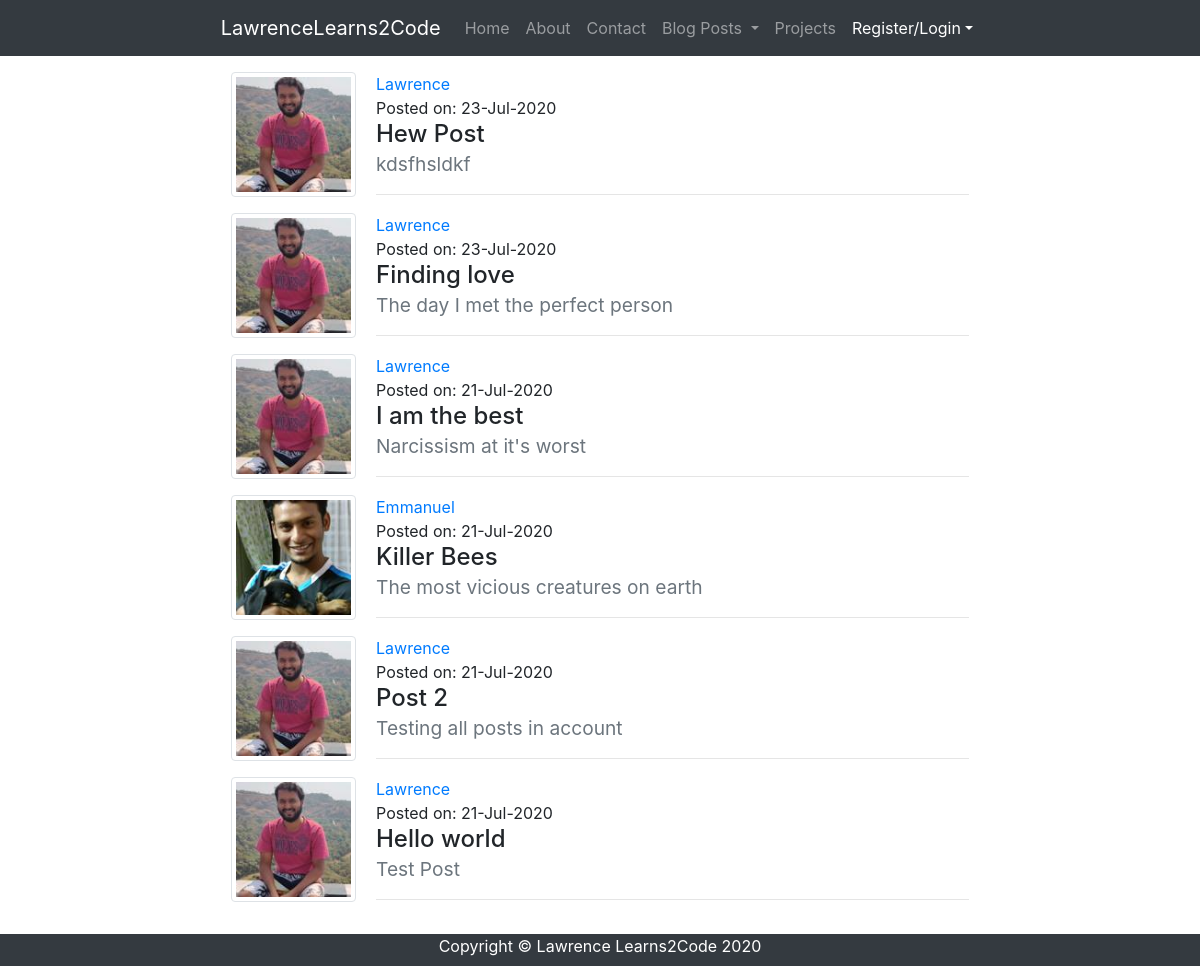
/blog/, run on an earlier commit of the app's database.
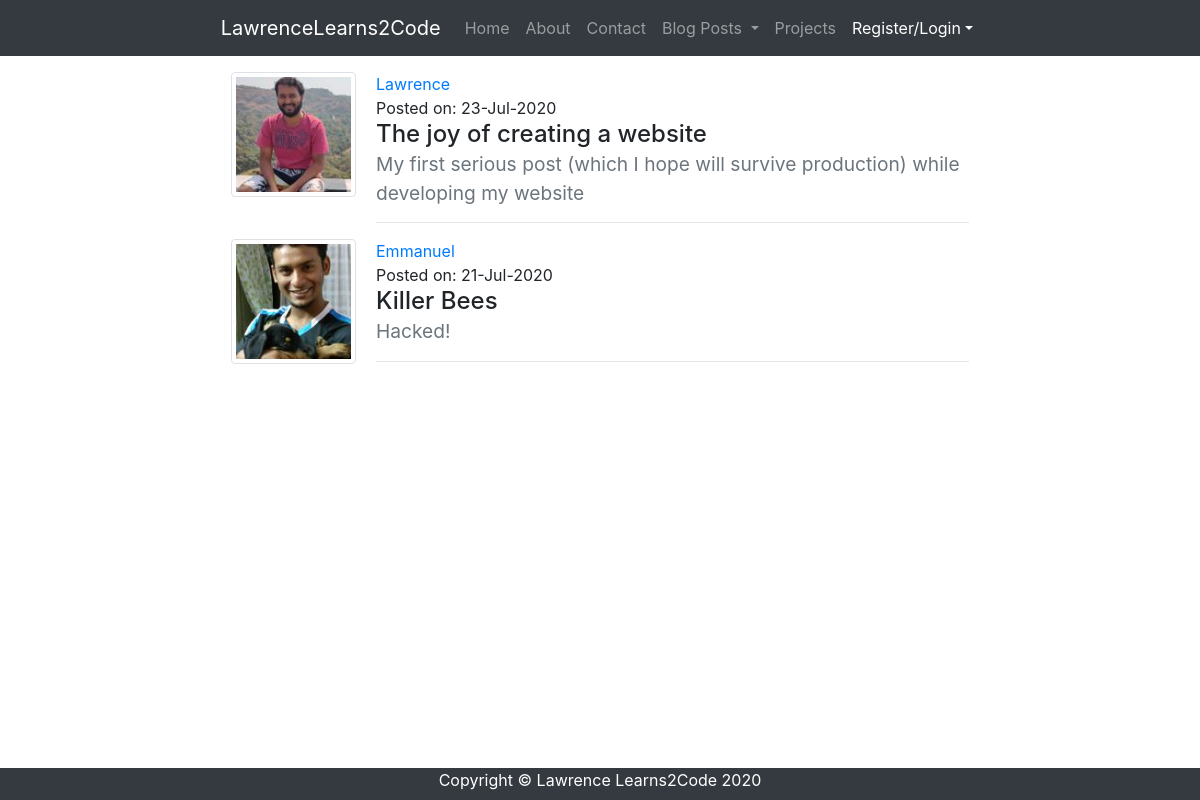
And on a later commit of the database.
### lawrencelearns2code/models.py (models this page shows, shortened)
class Post(db.Model):
    id = db.Column(db.Integer, primary_key=True)
    title = db.Column(db.String(100), nullable=False)
    date_posted = db.Column(db.DateTime, nullable=False, default=datetime.utcnow)
    subtitle = db.Column(db.String(150), nullable=False)
    content = db.Column(db.Text, nullable=False)
    user_id = db.Column(db.Integer, db.ForeignKey('user.id'), nullable=False)

class User(db.Model, UserMixin):
    id = db.Column(db.Integer, primary_key=True)
    username = db.Column(db.String(20), unique=True, nullable=False)
    email = db.Column(db.String(120), unique=True, nullable=False)
    image_file = db.Column(db.String(20), nullable=False, default='default.jpg')
    password = db.Column(db.String(60), nullable=False)
    posts = db.relationship('Post', backref='author', lazy=True)

### lawrencelearns2code/routes.py (the view)
@app.route('/blog/', methods=['GET'])
def blog():
    posts = Post.query.order_by(desc('date_posted')).all()
    return render_template('blog.html', posts=posts)

### lawrencelearns2code/templates/blog.html (shortened to what this page needs)
{% extends 'layout.html' %}
{% block content %}
    <div class="content-section m-3">
        {% for post in posts %}
            <div class="media">
                <a href="{{url_for('account', user_id=post.user_id)}}">
                    <img class="img-thumbnail account-img" src="{{ url_for('static', filename='images/profile-pictures/' + post.author.image_file) }}">
                </a>
                <div class="media-body">
                    <div class="m-0">
                        <a href="{{url_for('account', user_id=post.user_id)}}" class="float-left">{{post.author.username}}</a>
                    </div>
                    <div class="m-0">
                        <p class="mb-0">Posted on: {{post.date_posted.strftime('%d-%b-%Y')}}</p>
                        <a href="{{url_for('read_post', _pid=post.id, _uid=post.user_id)}}" style="color: inherit;">
                            <h4>
                                {{post.title}}</br>
                                <small class="text-muted">
                                    {{post.subtitle}}
                                </small>
                            </h4>
                        </a>
                        <hr>
                    </div>
                </div>
            </div>
        {% endfor %}
    </div>
{% endblock content %}

### lawrencelearns2code/templates/layout.html (shortened to what this page needs)
<!DOCTYPE html>
<html lang="en">
<head>
  <link href="{{ url_for('static', filename='vendor/bootstrap/css/bootstrap.min.css') }}" rel="stylesheet">
  <link href="{{ url_for('static', filename='vendor/font-awesome-4.7.0/css/font-awesome.min.css') }}" rel="stylesheet">
  <link href="{{ url_for('static', filename='css/blog-post.css') }}" rel="stylesheet">
</head>
<body class="d-flex flex-column min-vh-100">
  <nav class="navbar navbar-expand-lg navbar-dark bg-dark fixed-top p">
    <div class="container-fluid">
      <a class="navbar-brand" href="{{ url_for('home') }}">
        LawrenceLearns2Code
      </a>
      <div class="collapse navbar-collapse" id="navbarResponsive">
        <ul class="navbar-nav ml-auto">
          <li class="nav-item">
            <a class="nav-link" href="{{ url_for('home') }}">Home
            </a>
          </li>
          <li class="nav-item">
            <a class="nav-link" href="{{ url_for('about') }}">About</a>
          </li>
          <li class="nav-item">
            <a class="nav-link" href="{{ url_for('home') }}">Contact</a>
          </li>
          <li class="nav-item dropdown">
            <a class="nav-link dropdown-toggle" href="#" role="button" data-toggle="dropdown" aria-haspopup="true" aria-expanded="false">
              Blog Posts
            </a>
          </li>
          <li class="nav-item">
            <a class="nav-link" href="#">Projects</a>
          </li>
          <li class="nav-item active dropdown">
            {% if current_user.is_authenticated %}
              <a class="nav-link dropdown-toggle" href="#" role="button" data-toggle="dropdown" aria-haspopup="true" aria-expanded="false">{{current_user.username}}</a>
              <div class="dropdown-menu" aria-labelledby="navbarDropdown">
                <a class="dropdown-item" href="{{url_for('account', user_id=current_user.id)}}">Account</a>
                <a class="dropdown-item" href="{{url_for('logout')}}">Logout</a>
              </div>
            {% else %}
              <a class="nav-link dropdown-toggle" href="#" role="button" data-toggle="dropdown" aria-haspopup="true" aria-expanded="false">Register/Login</a>
            {% endif %}
          </li>
        </ul>
      </div>
    </div>
  </nav>
  <div class="container-fluid">
    <div class="row">
      <div class="col-lg-2">
      </div>
      <div class="col-lg-8">
        {% block content %}{% endblock content %}
      </div>
    </div>
  </div>
  <footer class="mt-auto bg-dark" style="height: 2rem;">
    <div class="container">
      <p class="m-0 text-center text-white">Copyright &copy; Lawrence Learns2Code 2020</p>
    </div>
  </footer>
</body>
</html>

### lawrencelearns2code/static/css/blog-post.css (style rules this page uses)
body { padding-top: 56px; }
.account-img { height: 125px; width: 125px; margin-right: 20px; margin-bottom: 16px; }

What changed in the data, as far as the page shows it:
removed Post: image_file (picture), author.username "Lawrence", date_posted "23-Jul-2020", title "Hew Post", subtitle "kdsfhsldkf"
removed Post: image_file (picture), author.username "Lawrence", date_posted "23-Jul-2020", title "Finding love", subtitle "The day I met the perfect person"
removed Post: image_file (picture), author.username "Lawrence", date_posted "21-Jul-2020", title "Post 2", subtitle "Testing all posts in account"
removed Post: image_file (picture), author.username "Lawrence", date_posted "21-Jul-2020", title "Hello world", subtitle "Test Post"
changed Post "Lawrence": date_posted "21-Jul-2020" → "23-Jul-2020"; title "I am the best" → "The joy of creating a website"; subtitle "Narcissism at it's worst" → "My first serious post (which I hope will survive production) while developing my website"
changed Post "Killer Bees": subtitle "The most vicious creatures on earth" → "Hacked!"
